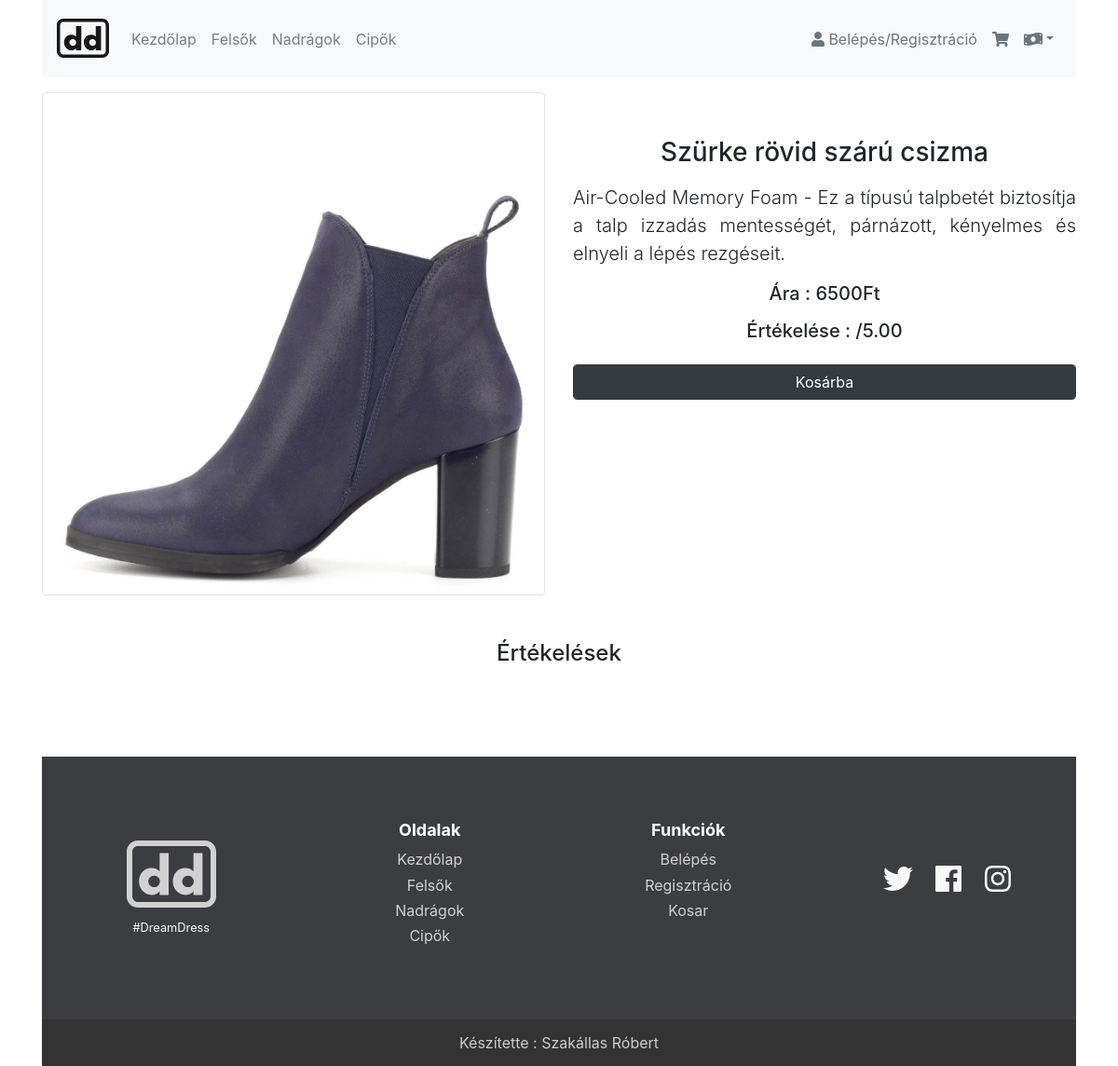
Screenshot of /termek.php?termek=23 with the database file from the repository.
### tables this page shows
CREATE TABLE IF NOT EXISTS `aruk` (
  `id` int(4) NOT NULL AUTO_INCREMENT,
  `neve` varchar(200) NOT NULL,
  `miez` varchar(255) NOT NULL,
  `tipusa` varchar(100) NOT NULL,
  `ara` int(11) NOT NULL,
  `src_kep` varchar(255) NOT NULL,
  `description` varchar(500) NOT NULL,
  PRIMARY KEY (`id`)
);

### php/dbconn.php (called while the page is built, shortened)
<?php
class dbConnection{
	protected $host;
	protected $dbname;
	protected $username;
	protected $password;
	public function __construct(){
		$this->host="localhost";
		$this->dbname="szakalla_webshop";
		$this->username="root";
		$this->password="";
	}
	public function getConnection(){
		try{
			$this->conn=new PDO("mysql:host=$this->host;dbname=$this->dbname",$this->username, $this->password);
		}
		catch(PDOException $e){
			echo $e->getMessage();
		}
	}
}
?>

### php/termek_mutat.php (the view, shortened to what this page needs)
<?php
	class termek_mut extends dbConnection
	{
		function termek_adatok($keresett_id){
			$res = $this->conn->prepare("SELECT * FROM aruk WHERE id LIKE ?");
			$res->bindparam(1, $keresett_id);
			$res->execute();
			$array = $res->fetchall();
			return $array;
		}
		function termek_megjelenit($array){
			require("rate.php");
			$rate = new rate();
			echo "<div class=\"row mt-3\">";
			foreach ($array as $key => $value) {
				$item = "item".$value[0];
				echo
				"<div class=\"col-lg-6\">
		<a href=\"$value[5]\" data-lightbox=\"$value[0]\">
        <img class=\"w-100 img-thumbnail\" src=\"$value[5]\">
        </a>
      </div>
      <div class=\"col-lg-6 text-center\">
        <h3 class=\"mt-5\">". $value[1] ."</h3>
        <p class=\"lead text-justify mt-3\">".$value[6]."</p>".
        "<h5 class=\"mt-3\">Ára : ". $value[4] ."Ft </h5>".
        "<h5 class=\"mt-3\">Értékelése : ". $rate->pont($value[0]) ."/5.00 </h5>".
				"<button  type=\"button\" id=\"$item._button\" onclick=\"cart('$item')\" value=\"$value[4]\" class=\"btn btn-dark ruha form-control mt-3\">Kosárba</button>".
				"</div>
				<input type=\"hidden\" id=\"$item._name\" value=\"$value[1]\">
		    	<input type=\"hidden\" id=\"$item._price\" value=\"$value[4]\">
		    	<input type=\"hidden\" id=\"$item._img\" value=\"$value[5]\"></div>";
			}
		}
	}
?>

### rows the page displays
aruk: src_kep (picture), neve "Szürke rövid szárú csizma", description "Air-Cooled Memory Foam - Ez a típusú talpbetét biztosítja a talp izzadás mentességét, párnázott, kényelmes és elnyeli a lépés rezgéseit.", ara "6500"
